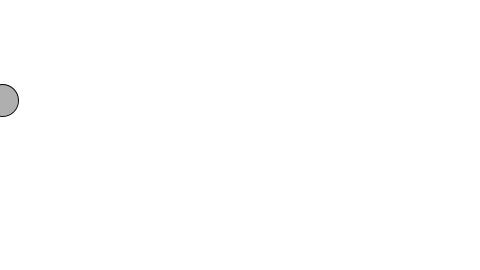
Frame 1 (no input)
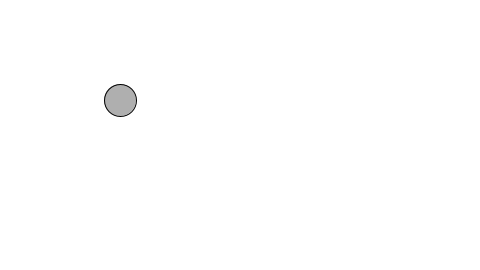
Frame 60 (the mouse pressed at the canvas centre just before this capture)
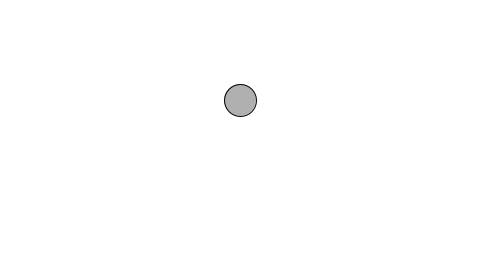
Frame 120 (the mouse held since frame 60 and released just before this capture)

The Processing sketch that drew these frames (run headless with seeded random() and noise(); from frame 60 on, the mouse is pressed at the canvas centre):

// Processing sketch: Code_Ex_1
// ── Code_Ex_1.pde
// Example 5-6: Bouncing Ball
int x = 0;
int xSpeed = 2;

void setup() {
  size(480, 270);
}

void draw() {
  background(255);

  // Add the current speed to the x location.
  x = x + xSpeed;

  // Remember, || means "or."
  if ((x > width) || (x < 0)) {
    // If the object reaches either edge, multiply speed by -1 to turn it around.
    xSpeed = xSpeed * -1;
  }

  // Display circle at x location
  stroke(0);
  fill(175);
  ellipse(x,100,32,32);
}
